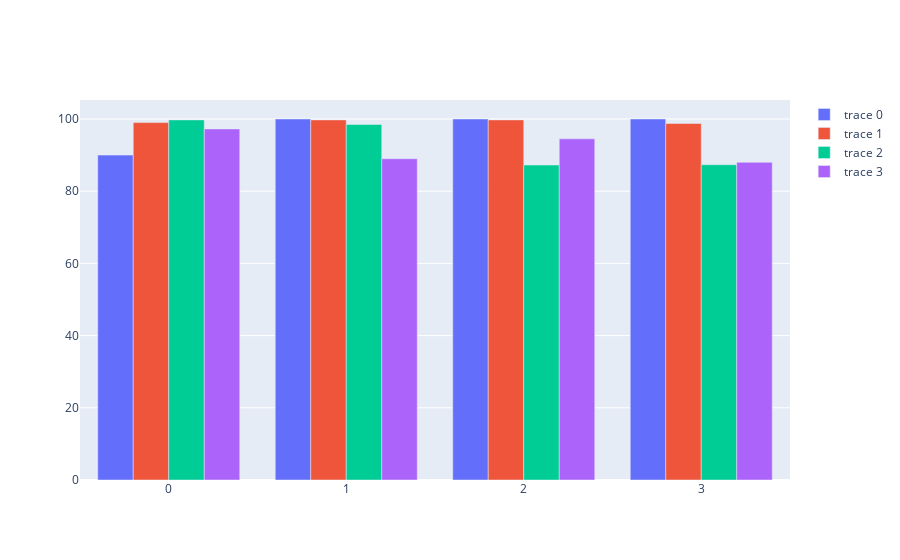

The notebook cell saved with this chart:
### Code cell
fig = go.Figure()


fig.add_trace(go.Bar(
    x=[0,1,2,3],
    y=fan_mo['cross_val_mean']
             ))
fig.add_trace(go.Bar(
    x=[0,1,2,3],
    y=pump_mo['cross_val_mean'])
             )

fig.add_trace(go.Bar(
    x=[0,1,2,3],
    y=slider_mo['cross_val_mean'])
             )

fig.add_trace(go.Bar(
    x=[0,1,2,3],
    y=valve_mo['cross_val_mean'])
             )
fig.show()

### Figure 1 — Plotly figure (JSON) as saved in the notebook; plotly's stock layout.template omitted (floating-point values rounded to 4 significant figures)
{"data": [{"type": "bar", "x": [0, 1, 2, 3], "y": [90, 100, 100, 100]}, {"type": "bar", "x": [0, 1, 2, 3], "y": [99, 99.75, 99.75, 98.75]}, {"type": "bar", "x": [0, 1, 2, 3], "y": [99.75, 98.5, 87.25, 87.33]}, {"type": "bar", "x": [0, 1, 2, 3], "y": [97.25, 89, 94.5, 88.0]}], "layout": {}}
